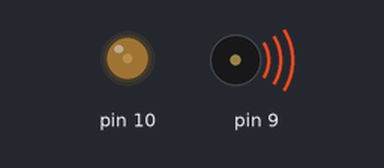
This sketch was run on a simulated Arduino Uno, built with avr-gcc and run on an emulated ATmega328P. Parts: output pins drawn as LEDs (lit = HIGH), buzzer (waves = sounding). Pins used as bus, display or sensor lines are not drawn. At 0.0 s the program stops and its outputs stay as they are.

Above: at 0.1 s.
Timing chart, 0 to 1.5 s (numbered marks = the images above):
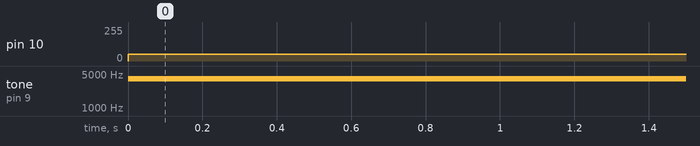

The sketch:

09-Timer1_Phase_Correct_PWM_OCR1A.ino
```cpp
/*
* Learning AVR with Arduino
* Lesson: Timer1 Phase Correct PWM OCR1A Mode
* Author: Morgan
* Date: 19/July/2020
* IDE: Arduino 1.8.13
*
* Calculation:
* 1. frequency of OC1A = f_clk_io / ( 2 * 2 * prescaler_value * OCR1A ) [Hz]
* 2. duty cycle of OC1A = 50%
* 3. frequency of OC1A = f_clk_io / ( 2 * prescaler_value * OCR1A ) [Hz]
* 4. duty cycle = OCR1B / OCR1A %
*
*/

#include<avr/io.h>
#define F_CPU 16000000UL

void pin_setup(){
  DDRB |= (1<<PB1)|(1<<PB2);          // set OC1A/PORTB1 and OC1B/PORTB2 as output
  PORTB &= ~(1<<PB1)|~(1<<PB2);       // set OC1A/PORTB1 and OC1B/PORTB2 as LOW
}

void timer1_phase_correct_PWM_OCR1A_mode(){
  TCCR1A = 0;                 // clear TCCR1A
  TCCR1B = 0;                 // clear TCCR1B
  TCNT1 = 0;                  // clear TCNT1

  // set [COM1A1/COM1A0] = 01  "Toggle mode"
  // set [COM1B1/COM1B0] = 10 "Clear OC1A/OC1B on Compare Match when up-counting,Set OC1A/OC1B on Compare Match when downcounting.”
  // set phase correct PWM OCR1A , WGM[13:10]=1011
  // prescaller 1 CS[12:10]=001

  TCCR1A |= (1<<COM1A0)|(1<<COM1B1)|(1<<WGM11)|(1<<WGM10);
  TCCR1B |= (1<<WGM13)|(1<<CS10);

  // frequency of OC1A = 16 MHz / (2 * 2 * 2000) = 2 KHz
  // frequency of OC1B = 16 MHz / (2 * 2000) = 4 KHz
  // duty cycle of OC1A: 50 %
  // duy cycle of OC1B: 400 / 2000 = 20%
  OCR1A = 2000;
  OCR1B = 400;
}

int main(){
  pin_setup();
  timer1_phase_correct_PWM_OCR1A_mode();
  while(1){}
}
```

Measured:
- by itself, pin 10: 0/255 → 51/255 at 0.00 s
- by itself, tone on pin 9: silent → 4000 Hz at 0.00 s
